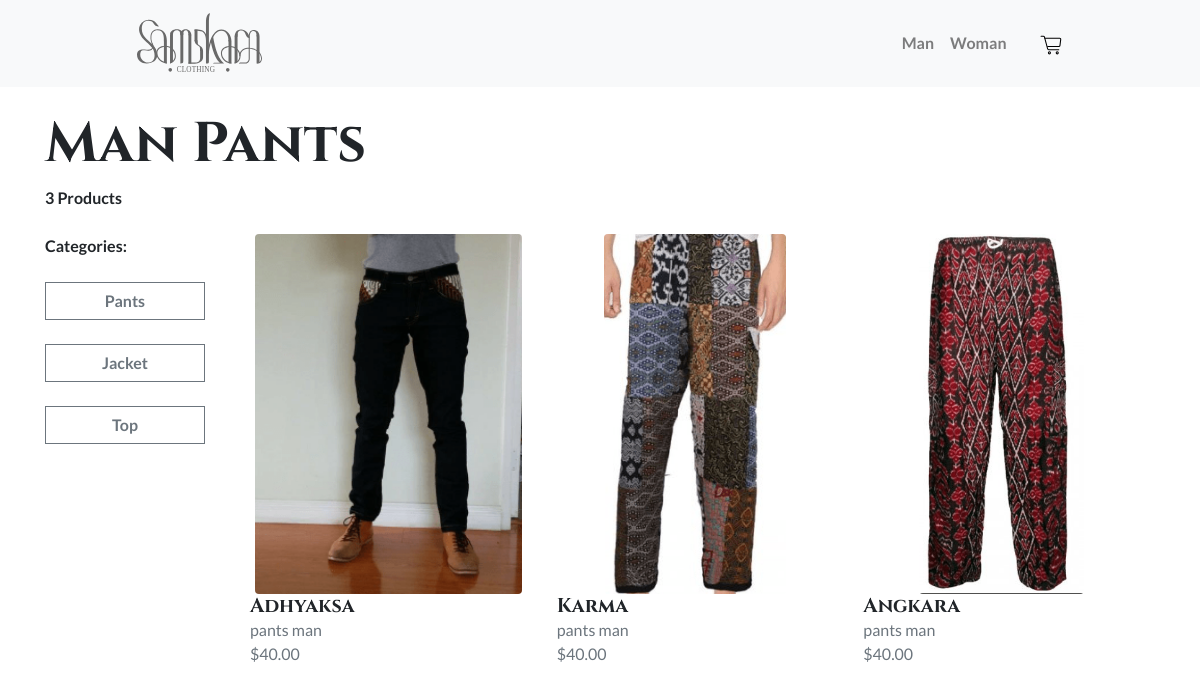
Page /man/pants on the committed database.
### app/models.py (models this page shows, shortened)
class Category(db.Model):
    id = db.Column(db.Integer, primary_key=True, unique=True, nullable=False)
    name = db.Column(db.String(64), index=True, unique=True, nullable=False)

class Product(db.Model):
    id=db.Column(db.Integer, primary_key=True,unique=True,nullable=False)
    name=db.Column(db.String(64), index=True, nullable=False)
    image=db.Column(db.String(255))
    price=db.Column(db.Numeric(precision=8, scale=2))
    description=db.Column(db.String(255))
    discount_price=db.Column(db.Float)
    categories = db.relationship('Category', secondary=product_category, backref='product', lazy='dynamic')
    options=db.relationship('Option',secondary=product_option, backref='option',lazy='dynamic')

### app/controllers/product_controller.py (the view)
@products.route('/<gender>/', defaults={'category': None})
@products.route('/<gender>/<category>')
def shop(gender, category=None):
    valid_genders = ["man", "woman"]
    if gender not in valid_genders:
        return "Invalid gender", 400
    clothes_categories = Category.query.filter(~Category.name.in_(valid_genders)).all()
    query = Product.query.filter(Product.categories.any(Category.name == gender))
    if category:
        query = query.filter(Product.categories.any(Category.name== category))
    products = query.all()
    return render_template('shop.html', products=products, gender=gender,category=category, clothes_categories=clothes_categories)

### app/templates/shop.html (shortened to what this page needs)
{% extends "base.html" %}
{% block content %}
<div class="container mt-4">
<div class="mb-4">
    {% if category%}
    <h2 class=" display-4 text-black font-weight-bold text-capitalize">
        {{gender}} {{category}}
    </h2>
    {% else%}
    <h2 class=" display-4 text-black font-weight-bold text-capitalize">
        All {{gender}} products
    </h2>
    {%endif%}
    <p class=" text-black font-weight-bold">{{products|length}} Products
    </p>
</div>
<div class="row ">
    <div class="col-md-2 mb-4 " id="filter-form">
        <p class="mb-0 font-weight-bold">Categories: </p>
        <div class=" row ">
            {% for category in clothes_categories %}
                    <div class=" col-md-12 col-6  ">
                        <a class=" btn btn-outline-secondary mt-4 rounded-0 w-100 text-center font-weight-bold text-capitalize" href="{{ url_for('products.shop', gender=gender, category=category.name) }}">{{ category.name }}</a>                    </div>
            {% endfor %}
        </div>
    </div>
    <ul class="col-12 col-md-10 row  mx-auto">
        {% for product in products %}
        <li class="col-9 col-sm-8 mx-auto col-md-6 col-lg-4 shop-product-card h-full d-flex flex-column align-items-center mb-4 " >
            <div class="position-relative h-75 w-100 ">
                <a class="shop-product-card-top w-100 h-100 d-flex justify-content-center rounded" href="{{ url_for('products.view_product',id=product.id) }}">
                    <img src="{{ product.image }}" class="h-100 rounded mx-auto" style="object-fit: cover;"/>
                </a>
            </div>
            <a class="h-25 w-100 d-flex flex-column align-items-start justify-content-start" href="{{ url_for('products.view_product',id=product.id) }}">
                <h5 class="mb-0 text-black font-weight-bold ">{{ product.name }}</h5>
                    <p class="text-xs text-secondary mb-0">
                        {% for category in product.categories %}
                        {{category.name}}
                        {% endfor %}
                    </p>
                    {% if product.discount_price == None %}
                    <p class="text-xs text-secondary mb-0">${{ product.price }}</p>
                    {% else %}
                    <p class="text-xs text-danger mb-0"><s>${{ product.price }} </s><span class="text-xs text-secondary mb-0">{{ product.discount_price }}<span></p>
                    {% endif %}
            </a>
        </li>
        {% endfor %}
    </ul>
</div>
</div>
{% endblock %}

### app/static/css/index.css (style rules this page uses)
body { font-family: "Lato", sans-serif !important; }
h1, h2, h3, h4, h5, h6, .display { font-family: "Cinzel", serif !important; }
li { list-style: none; }
.shop-product-card a { text-decoration: none; color: #212529; }
.shop-product-card { list-style-type: none; }
.shop-product-card { height: min(500px, 60vh); }
.shop-product-card-top { overflow: hidden; }

### rows in the picture
Category: name "Man", name "man"
Category: name "Pants", name "pants"
Category: name "Jacket"
Category: name "Top"
Product: image (picture), name "Adhyaksa", price "40.00"
Product: image (picture), name "Karma", price "40.00"
Product: image (picture), name "Angkara", price "40.00"

### other values in the picture
{{ products|length }} "3"
